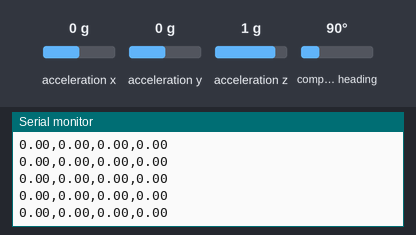
Bench run of a sketch on a simulated Arduino Uno, built with avr-gcc and run on an emulated ATmega328P. Shown: the last lines printed to the serial monitor. The inputs (shaded band) are chosen by the test bench; at power-on: acceleration y 0 g, acceleration z 1 g, acceleration x 0 g, compass heading 90°.

Above: at 2.2 s.
2.3 s: acceleration y set to -1.4 g
At 2.9 s:
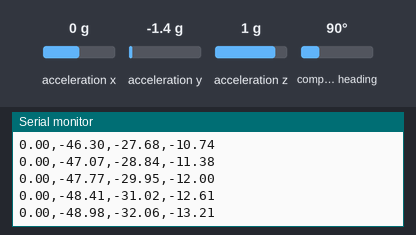
5.3 s: acceleration z set to -1.4 g
At 6.4 s:
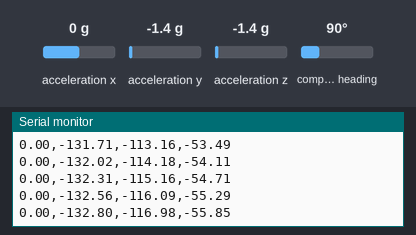
8.3 s: acceleration y set to 1.4 g
At 9.1 s:
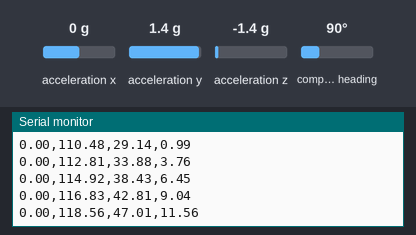
Timing chart, 0 to 11.3 s (numbered marks = the images above; inputs shaded):
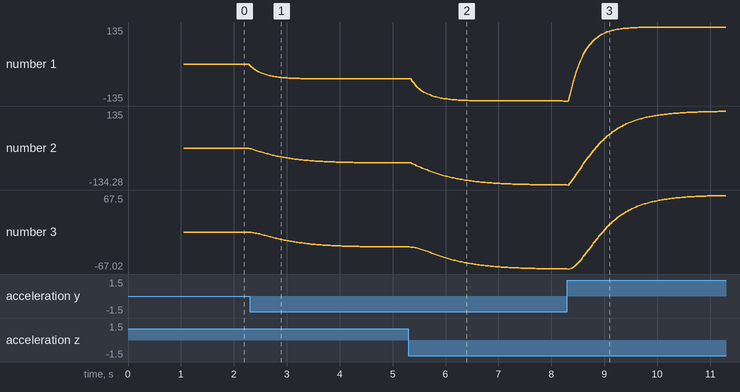

The sketch:

KalmanFilter.ino
```cpp
#include <Wire.h>
#include <Adafruit_Sensor.h>
#include <Adafruit_BNO055.h>
#include <utility/imumaths.h>
#include <math.h>

// ---------- CONFIG ----------
#define BNO055_SAMPLERATE_DELAY_MS 20
Adafruit_BNO055 myIMU = Adafruit_BNO055();

// Filtered roll
float rollF_old1 = 0;
float rollF_new1 = 0;
float rollF_old2 = 0;
float rollF_new2 = 0;

// ---------- Kalman Fusion Variables ----------
float kalmanAngle = 0.0f;  // fused roll
float P = 0.1f;            // error covariance (p> then less trust on kalmanAngle)
float R = 1.0f;            // measurement noise (tune this)
float K = 0.0f;            // Kalman gain (k> then less trust on kalmanAngle)

// weights for fusion of Euler + Accel
const float wEuler = 0.7;   // weight for Euler (stable)
const float wAccel = 0.3;   // weight for accelerometer (fast/noisy)

// timing
unsigned long lastTime = 0;

void setup() {
  Serial.begin(9600);
  if (!myIMU.begin()) {
    Serial.println("BNO055 not detected. Check wiring!");
    while (1);
  }
  delay(1000);
  myIMU.setExtCrystalUse(true);

  // initialize Kalman angle as weighted combination
  imu::Vector<3> accInit = myIMU.getVector(Adafruit_BNO055::VECTOR_ACCELEROMETER);
  float roll_acc0 = atan2(accInit.y(), accInit.z()) * 180.0f / M_PI;

  imu::Vector<3> eulerInit = myIMU.getVector(Adafruit_BNO055::VECTOR_EULER);
  float roll_eul0 = eulerInit.z() * -1.0f;

  kalmanAngle = wEuler * roll_eul0 + wAccel * roll_acc0;

  lastTime = millis();

  Serial.println("roll_accel,roll_euler,roll_quat,roll_kalman");
}

void loop() {
  unsigned long now = millis();
  float dt = (now - lastTime) / 1000.0f;
  if (dt <= 0.0f) dt = 0.001f;  // prevent division by zero
  lastTime = now;

  // -------- Accelerometer roll --------
  imu::Vector<3> acc = myIMU.getVector(Adafruit_BNO055::VECTOR_ACCELEROMETER);
  float roll_accel = atan2(acc.y(), acc.z()) * 180.0f / M_PI;

  // -------- Euler roll --------
  imu::Vector<3> euler = myIMU.getVector(Adafruit_BNO055::VECTOR_EULER);
  float roll_euler = euler.z() * -1.0f;

  // -------- Quaternion roll (reference) --------
  imu::Quaternion q = myIMU.getQuat();
  float roll_quat = atan2(2.0f * (q.w() * q.x() + q.y() * q.z()),
                          1.0f - 2.0f * (q.x()*q.x() + q.y()*q.y())) * 180.0f / M_PI;

  // -------- Fusion measurement --------
  float measurement = wEuler * roll_euler + wAccel * roll_accel;

  // -------- Kalman update (1D) --------
  // Predict step: we assume no change in angle for now (no gyro prediction)
  // Update step
  K = P / (P + R);
  kalmanAngle = kalmanAngle + K * (measurement - kalmanAngle);
  P = (1 - K) * P + 0.01;  // small process noise to allow adaptation

  // ----------------- Filtered roll (Kalman + Euler) -----------------
  float combined1 = 0.5 * (kalmanAngle + roll_euler); // average accel + Euler
  rollF_new1 = 0.95 * rollF_old1 + 0.05 * combined1;
  rollF_old1 = 0.95 * rollF_old1 + 0.05 * combined1;
  rollF_old1 = rollF_new1;

  // ----------------- Filtered roll (Kalman + Quat) -----------------
  float combined2 = 0.5 * (kalmanAngle + roll_quat); // average accel + Euler
  rollF_new2 = 0.95 * rollF_old2 + 0.05 * combined2;
  rollF_old2 = 0.95 * rollF_old2 + 0.05 * combined2;
  rollF_old2 = rollF_new2;


  // -------- Print for Serial Plotter --------
  //Serial.print(roll_accel); Serial.print(",");
  //Serial.print(roll_euler); Serial.print(",");
  Serial.print(roll_quat); Serial.print(",");
  Serial.print(kalmanAngle); Serial.print(",");
  Serial.print(rollF_new1);Serial.print(",");
  Serial.println(rollF_new2);


  delay(BNO055_SAMPLERATE_DELAY_MS);
}
```

Measured:
- after the input at 2.3 s, the serial monitor: prints a new line at once (image 1)
- plotted number 1: 0 → -54.44 after the input at 2.3 s
- plotted number 2: 0 → -54.12 after the input at 2.3 s
- plotted number 3: 0 → -27.01 after the input at 2.3 s
